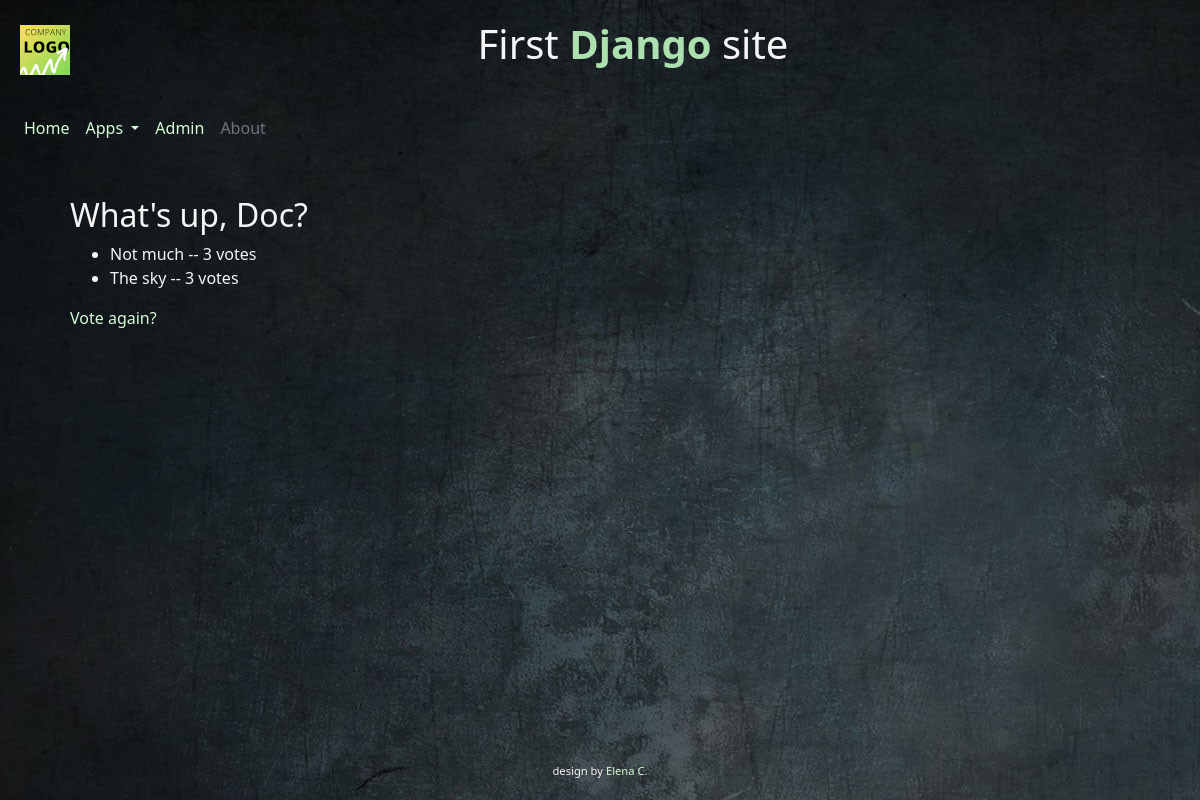
Before: /polls/1/results/ with the older database file.
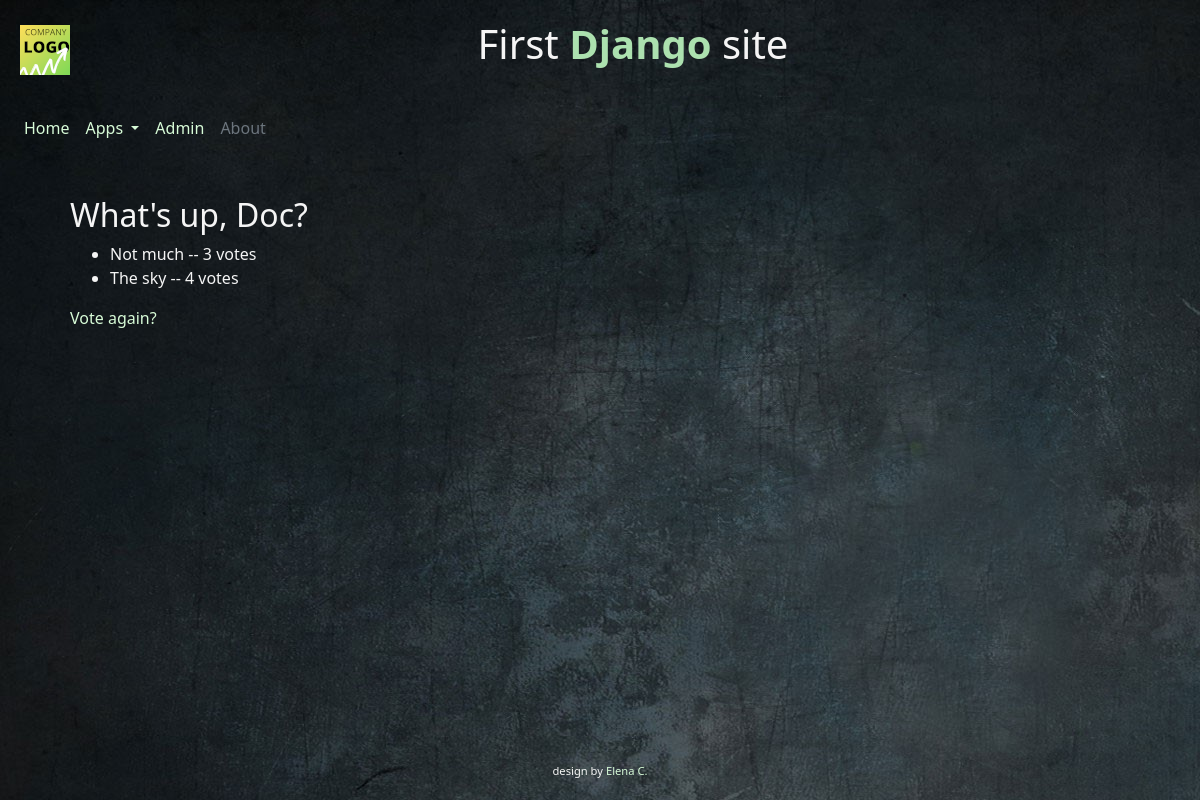
After: the same page with the newer database file.
### polls/models.py (models this page shows, shortened)
class Choice(models.Model):
    question = models.ForeignKey(Question, on_delete=models.CASCADE)
    choice_text = models.CharField(max_length=200)
    votes = models.IntegerField(default=0)

### polls/views.py (the view)
# urls.py: path('<int:pk>/results/', views.ResultsView.as_view(), name='results'),
class ResultsView(generic.DetailView):
    model = Question
    template_name = 'polls/results.html'
    def get_queryset(self):
        return Question.objects.filter(pub_date__lte=timezone.now())

### polls/templates/polls/results.html
{% extends 'common/base.html' %}
{% block content %}
    <div class="content">
        <h2>{{ question.question_text }}</h2>
        <ul>
        {% for choice in question.choice_set.all %}
            <li>{{ choice.choice_text }} -- {{ choice.votes }} vote{{ choice.votes|pluralize }}</li>
        {% endfor %}
        </ul>
        <a href="{% url 'polls:detail' question.id %}">Vote again?</a>
    </div>
{% endblock %}

Changed rows visible on the page:
changed Choice "The sky": votes "3" → "4"
